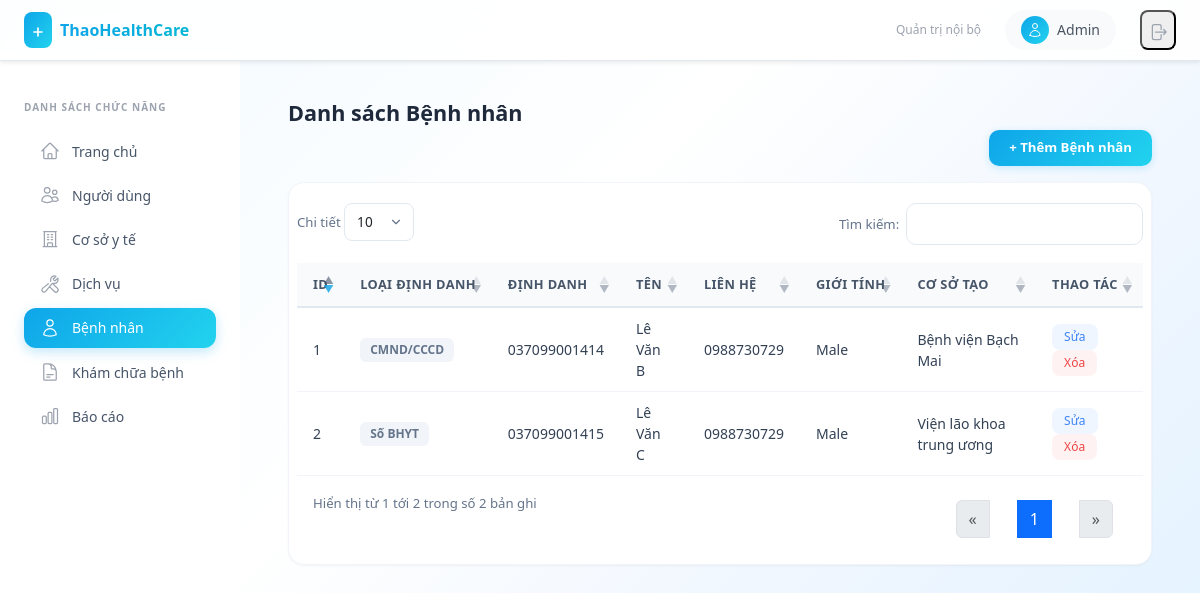
Screenshot of /patients/ (signed in) with the database file from the repository.
### api/models.py (models this page shows, shortened)
class User(AbstractUser):
    code = models.CharField(max_length=50, unique=True)
    facility = models.ForeignKey(MedicalFacility, on_delete=models.CASCADE, related_name="users", null=True, blank=True)
    name = models.CharField(max_length=255)
    role = models.ForeignKey(Role, on_delete=models.SET_NULL, null=True, blank=True, related_name='users')
    created_at = models.DateTimeField(auto_now_add=True)
    updated_at = models.DateTimeField(auto_now=True)
    @property
    def role_code(self):
        return self.role.code if self.role else None

class Patient(models.Model):
    IDENTIFIER_CHOICES = [
        ('insurance', 'Số BHYT'),
        ('national_id', 'CMND/CCCD'),
        ('phone', 'Số điện thoại'),
    ]
    identifier_type = models.CharField(max_length=20, choices=IDENTIFIER_CHOICES)
    identifier = models.CharField(max_length=100, unique=True)
    name = models.CharField(max_length=255)
    contact_info = models.TextField(blank=True, null=True)
    gender = models.CharField(max_length=10, choices=[('male', 'Male'), ('female', 'Female'), ('other', 'Other')])
    created_by_facility = models.ForeignKey(MedicalFacility, on_delete=models.SET_NULL, null=True, related_name="patients")
    activity_history = models.JSONField(default=list, blank=True)

class MedicalFacility(models.Model):
    STATUS_CHOICES = [
        ('active', 'Đang hoạt động'),
        ('paused', 'Tạm dừng'),
        ('holiday', 'Nghỉ lễ'),
        ('maintenance', 'Bảo trì'),
        ('closed', 'Ngừng hoạt động'),
    ]
    code = models.CharField(max_length=50, unique=True)
    name = models.CharField(max_length=255)
    address = models.TextField()
    status = models.CharField(max_length=20, choices=STATUS_CHOICES, default='active')
    services = models.ManyToManyField(Service, blank=True, related_name='facilities')

### api/views.py (the view)
# urls.py: path('patients/', patient_list, name='patient_list'),
@permission_required('patient.view')
def patient_list(request):
    patients = Patient.objects.all()
    facilities = MedicalFacility.objects.all()
    return render(request, 'patient_list.html', {
        'patients': patients,
        'tab': 'patients',
        'facilities': facilities,
    })

### api/templates/patient_list.html (shortened to what this page needs)
{% extends "base.html" %}
{% load static %}
{% block content %}
<link rel="stylesheet" href="https://cdn.datatables.net/1.13.6/css/dataTables.bootstrap5.min.css">
<h3 class="page-title">Danh sách Bệnh nhân</h3>
<div class="table-toolbar">
    <button class="btn-add" onclick="openCreateForm()">+ Thêm Bệnh nhân</button>
</div>
<div class="table-card">
<table id="patientTable" class="table">
  <thead>
    <tr>
      <th>ID</th>
      <th>Loại định danh</th>
      <th>Định danh</th>
      <th>Tên</th>
      <th>Liên hệ</th>
      <th>Giới tính</th>
      <th>Cơ sở tạo</th>
      <th>Thao tác</th>
    </tr>
  </thead>
  <tbody>
    {% for p in patients %}
      <tr data-id="{{ p.id }}">
        <td><span style="font-weight:500;">{{ p.id }}</span></td>
        <td><span class="badge-role badge-role-default">{{ p.get_identifier_type_display }}</span></td>
        <td>{{ p.identifier }}</td>
        <td>{{ p.name }}</td>
        <td>{{ p.contact_info }}</td>
        <td>{{ p.get_gender_display }}</td>
        <td>{{ p.created_by_facility.name|default:"" }}</td>
        <td>
          <button class="btn-action btn-action-edit" onclick="openEditForm({{ p.id }})">Sửa</button>
          <button class="btn-action btn-action-delete" onclick="deletePatient({{ p.id }})">Xóa</button>
        </td>
      </tr>
    {% endfor %}
  </tbody>
</table>
</div>
{% endblock %}

### api/templates/base.html (shortened to what this page needs)
<!DOCTYPE html>
<html lang="vi">
<head>
    <script src="https://cdn.tailwindcss.com"></script>
    <link rel="stylesheet" href="https://cdn.jsdelivr.net/npm/bootstrap@5.3.0/dist/css/bootstrap.min.css">
</head>
<body class="min-h-screen" style="margin:0; background: linear-gradient(135deg, #f0f9ff 0%, #ffffff 40%, #eff6ff 70%, #e0f2fe 100%); background-attachment: fixed;">
    <nav class="top-navbar fixed top-0 left-0 right-0 z-50 flex items-center justify-between px-6 py-2.5 shadow-sm">
        <div class="flex items-center gap-3">
            <a href="{% url 'dashboard' %}" class="flex items-center gap-2" style="text-decoration:none;">
                <div class="bg-gradient-to-br from-primary to-cyan-400 rounded-lg p-1.5">
                    <svg class="w-4 h-4 text-white" fill="none" viewBox="0 0 24 24" stroke="currentColor">
                        <path stroke-linecap="round" stroke-linejoin="round" stroke-width="2.5" d="M12 6v6m0 0v6m0-6h6m-6 0H6"/>
                    </svg>
                </div>
                <span class="text-base font-bold bg-gradient-to-r from-primary to-cyan-500 bg-clip-text" style="color:transparent; -webkit-background-clip:text;">ThaoHealthCare</span>
            </a>
        </div>
        <div class="flex items-center gap-4">
            <span class="text-xs text-gray-400 hidden sm:block">Quản trị nội bộ</span>
            <div class="flex items-center gap-2 bg-gray-50 rounded-full px-3 py-1.5">
                <div class="w-7 h-7 rounded-full bg-gradient-to-br from-primary to-cyan-400 flex items-center justify-center">
                    <svg class="w-4 h-4 text-white" fill="none" viewBox="0 0 24 24" stroke="currentColor">
                        <path stroke-linecap="round" stroke-linejoin="round" stroke-width="1.5" d="M15.75 6a3.75 3.75 0 11-7.5 0 3.75 3.75 0 017.5 0zM4.501 20.118a7.5 7.5 0 0114.998 0A17.933 17.933 0 0112 21.75c-2.676 0-5.216-.584-7.499-1.632z"/>
                    </svg>
                </div>
                <span class="text-sm font-medium text-gray-600">{{ user.name|default:user.username }}</span>
            </div>
            <form action="{% url 'logout' %}" method="post" class="m-0">
                <button type="submit" class="p-1.5 rounded-lg hover:bg-red-50 text-gray-400 hover:text-red-500 transition" title="Đăng xuất">
                    <svg class="w-5 h-5" fill="none" viewBox="0 0 24 24" stroke="currentColor">
                        <path stroke-linecap="round" stroke-linejoin="round" stroke-width="1.5" d="M15.75 9V5.25A2.25 2.25 0 0013.5 3h-6a2.25 2.25 0 00-2.25 2.25v13.5A2.25 2.25 0 007.5 21h6a2.25 2.25 0 002.25-2.25V15m3 0l3-3m0 0l-3-3m3 3H9"/>
                    </svg>
                </button>
            </form>
        </div>
    </nav>
    <aside id="sidebar" class="sidebar fixed top-[52px] left-0 bottom-0 w-60 bg-white border-r border-gray-100 z-40 transform -translate-x-full lg:translate-x-0 transition-transform duration-200 overflow-y-auto">
        <div class="px-4 pt-5 pb-3">
            <p class="text-[10px] font-semibold text-gray-400 uppercase tracking-widest mb-3">Danh sách chức năng</p>
            <nav class="flex flex-col gap-1">
                {% if user.is_authenticated and user.role_code == "admin" %}
                <a href="{% url 'dashboard' %}" class="nav-item-link {% if tab == 'home' %}active{% endif %}">
                    Trang chủ
                </a>
                <a href="{% url 'user_list' %}" class="nav-item-link {% if tab == 'users' %}active{% endif %}">
                    Người dùng
                </a>
                <a href="{% url 'facility_list' %}" class="nav-item-link {% if tab == 'facilities' %}active{% endif %}">
                    Cơ sở y tế
                </a>
                <a href="{% url 'service_list' %}" class="nav-item-link {% if tab == 'services' %}active{% endif %}">
                    Dịch vụ
                </a>
                <a href="{% url 'patient_list' %}" class="nav-item-link {% if tab == 'patients' %}active{% endif %}">
                    <svg class="w-5 h-5 text-gray-400" fill="none" viewBox="0 0 24 24" stroke="currentColor"><path stroke-linecap="round" stroke-linejoin="round" stroke-width="1.5" d="M15.75 6a3.75 3.75 0 11-7.5 0 3.75 3.75 0 017.5 0zM4.501 20.118a7.5 7.5 0 0114.998 0A17.933 17.933 0 0112 21.75c-2.676 0-5.216-.584-7.499-1.632z"/></svg>
                    Bệnh nhân
                </a>
                <a href="{% url 'examination_list' %}" class="nav-item-link {% if tab == 'examinations' %}active{% endif %}">
                    Khám chữa bệnh
                </a>
                <a href="{% url 'report_list' %}" class="nav-item-link {% if tab == 'reports' %}active{% endif %}">
                    Báo cáo
                </a>
                {% endif %}
            </nav>
        </div>
    </aside>
    <main class="lg:ml-60 pt-[52px] min-h-screen">
        <div class="p-5">
            {% block content %}{% endblock %}
        </div>
    </main>
</body>
</html>

### api/templates/base.html (style rules this page uses)
.sidebar { font-family: system-ui, -apple-system, sans-serif; }
.sidebar * { box-sizing: border-box; }
.sidebar a, .sidebar button { text-decoration: none; }
.nav-item-link { display: flex; align-items: center; gap: 0.75rem; padding: 0.6rem 1rem; border-radius: 0.75rem; color: #475569; font-size: 0.875rem; font-weight: 500; transition: all 0.15s; }
.nav-item-link.active { background: linear-gradient(135deg, #0ea5e9, #22d3ee); color: #fff; box-shadow: 0 4px 12px rgba(14,165,233,0.25); }
.nav-item-link.active svg { color: #fff; }
.top-navbar { background: rgba(255,255,255,0.85); backdrop-filter: blur(12px); border-bottom: 1px solid #e2e8f0; }
.table-card { background: #fff; border-radius: 16px; box-shadow: 0 1px 3px rgba(0,0,0,0.04), 0 1px 2px rgba(0,0,0,0.02); border: 1px solid #f1f5f9; overflow: hidden; padding: 8px; }
.table-card .table { margin-bottom: 0; }
.table-card thead th, table.dataTable thead th { background: #f8fafc !important; border-bottom: 2px solid #e2e8f0 !important; color: #475569 !important; font-weight: 600 !important; font-size: 0.8rem !important; text-transform: uppercase; letter-spacing: 0.03em; padding: 12px 16px !important; white-space: nowrap; }
.table-card tbody td, table.dataTable tbody td { padding: 10px 16px !important; font-size: 0.875rem; color: #334155; border-bottom: 1px solid #f1f5f9 !important; vertical-align: middle; }
table.dataTable thead .sorting::after, table.dataTable thead .sorting_asc::after, table.dataTable thead .sorting_desc::after { opacity: 0.4 !important; }
table.dataTable thead .sorting_asc::after, table.dataTable thead .sorting_desc::after { opacity: 0.8 !important; color: #0ea5e9 !important; }
.btn-action { padding: 4px 12px; font-size: 0.75rem; font-weight: 500; border-radius: 8px; border: none; cursor: pointer; transition: all 0.15s; }
.btn-action-edit { background: #eff6ff; color: #3b82f6; }
.btn-action-delete { background: #fef2f2; color: #ef4444; }
.page-title { font-size: 1.35rem; font-weight: 700; color: #1e293b; margin-bottom: 0.25rem; }
.table-toolbar { display: flex; align-items: center; justify-content: space-between; flex-wrap: wrap; gap: 10px; margin-bottom: 16px; }
.btn-add { background: linear-gradient(135deg, #0ea5e9, #22d3ee); color: #fff; font-size: 0.825rem; font-weight: 600; padding: 8px 20px; border-radius: 10px; border: none; cursor: pointer; box-shadow: 0 2px 8px rgba(14,165,233,0.2); transition: all 0.15s; }
.badge-role { display: inline-block; padding: 3px 10px; border-radius: 6px; font-size: 0.75rem; font-weight: 600; }
.badge-role-default { background: #f1f5f9; color: #64748b; }

### rows the page displays
User: name "Admin"
Patient: id "1", identifier_type "CMND/CCCD", identifier "037099001414", name "Lê Văn B", contact_info "0988730729", gender "Male", created_by_facility.name "Bệnh viện Bạch Mai"
Patient: id "2", identifier_type "Số BHYT", identifier "037099001415", name "Lê Văn C", contact_info "0988730729", gender "Male", created_by_facility.name "Viện lão khoa trung ương"
